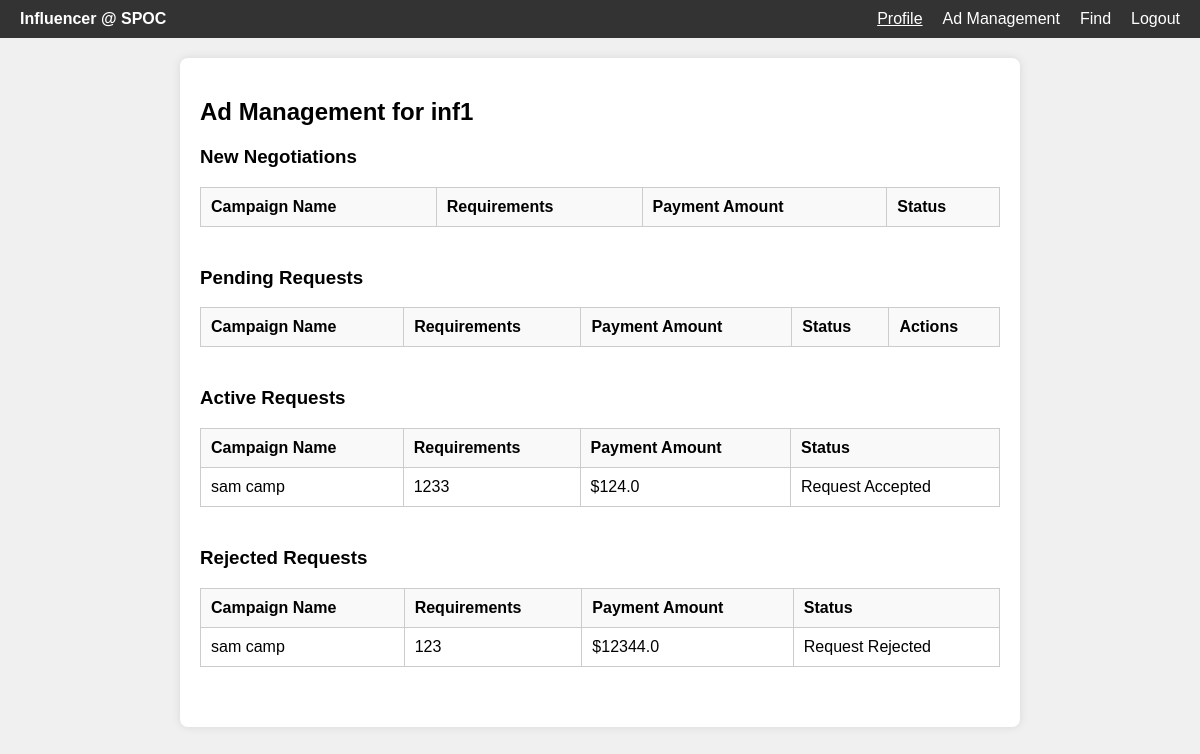
The page /ad_management (signed in) on the database its author committed.
### applications/models.py (models this page shows)
class influencer(db.Model):
    id = db.Column(db.Integer, primary_key=True)
    name = db.Column(db.String(100), nullable=True)
    username = db.Column(db.String(20), unique=True, nullable=False)
    password = db.Column(db.String(100), nullable=False)
    industry = db.Column(db.String(100),nullable = False)
    email = db.Column(db.String(100), unique=True, nullable=False)
    platform = db.Column(db.String(100))
    flagged = db.Column(db.String(10), nullable=False, default="no")
    followers = db.Column(db.Integer, nullable=False)
    ad_requests = db.relationship('adrequest', backref='influencer', lazy=True)

class adrequest(db.Model):
    id = db.Column(db.Integer, primary_key=True)
    campaign_id = db.Column(db.Integer, db.ForeignKey('campaign.id'), nullable=False)
    influencer_id = db.Column(db.Integer, db.ForeignKey('influencer.id'), nullable=False)
    requirements = db.Column(db.String(500), nullable=False)
    flagged = db.Column(db.String(10), nullable=False, default="no")
    payment_amount = db.Column(db.Float, nullable=False)
    status = db.Column(db.String(50), nullable=False, default='Request Sent')

class campaign(db.Model):
    id = db.Column(db.Integer, primary_key=True)
    name = db.Column(db.String(100), nullable=False)
    status = db.Column(db.String(50), nullable=False,default="active")
    category = db.Column(db.String(50), nullable=False)
    budget = db.Column(db.Integer, nullable=False)
    sponsor_id = db.Column(db.Integer, db.ForeignKey('sponsor.id'), nullable=False)
    flagged = db.Column(db.String(10), nullable=False, default="no")
    start_date = db.Column(db.Date, nullable=False)
    end_date = db.Column(db.Date, nullable=True)
    ad_requests = db.relationship('adrequest', backref='campaign', lazy=True)

### applications/routes.py (the view)
@app.route('/ad_management')
def ad_management():
    influencer_id = session.get('user_id')
    if not influencer_id:
        return redirect(url_for('login'))
    inf = influencer.query.get(influencer_id)
    if inf is None:
        return redirect(url_for('login'))
    ad_requests = adrequest.query.filter_by(influencer_id=influencer_id).all()
    new_negotiations = [req for req in ad_requests if req.status == 'Request Negotiated']
    pending_requests = [req for req in ad_requests if req.status == 'Request Sent']
    active_requests = [req for req in ad_requests if req.status == 'Request Accepted']
    rejected_requests = [req for req in ad_requests if req.status == 'Request Rejected']
    return render_template('ad_management.html', influencer=inf, new_negotiations=new_negotiations, pending_requests=pending_requests, active_requests=active_requests, rejected_requests=rejected_requests)

### templates/ad_management.html (shortened to what this page needs)
<!DOCTYPE html>
<html lang="en">
<head>
</head>
<body>
    <nav>
        <div class="left">Influencer @ SPOC</div>
        <ul>
            <li><a href="{{ url_for('inf_home') }}" class="active">Profile</a></li>
            <li><a href="{{ url_for('ad_management') }}">Ad Management</a></li>
            <li><a href="{{ url_for('inf_find') }}">Find</a></li>
            <li><a href="{{ url_for('sp_logout') }}">Logout</a></li>
        </ul>
    </nav>
    <div class="container">
        <h2>Ad Management for {{ influencer.username }}</h2>
        <div class="section">
            <h3>New Negotiations</h3>
            <table>
                <thead>
                    <tr>
                        <th>Campaign Name</th>
                        <th>Requirements</th>
                        <th>Payment Amount</th>
                        <th>Status</th>
                    </tr>
                </thead>
            </table>
        </div>
        <div class="section">
            <h3>Pending Requests</h3>
            <table>
                <thead>
                    <tr>
                        <th>Campaign Name</th>
                        <th>Requirements</th>
                        <th>Payment Amount</th>
                        <th>Status</th>
                        <th>Actions</th>
                    </tr>
                </thead>
            </table>
        </div>
        <div class="section">
            <h3>Active Requests</h3>
            <table>
                <thead>
                    <tr>
                        <th>Campaign Name</th>
                        <th>Requirements</th>
                        <th>Payment Amount</th>
                        <th>Status</th>
                    </tr>
                </thead>
                <tbody>
                    {% for ad_request in active_requests %}
                        <tr>
                            <td>{{ ad_request.campaign.name }}</td>
                            <td>{{ ad_request.requirements }}</td>
                            <td>${{ ad_request.payment_amount }}</td>
                            <td>{{ ad_request.status }}</td>
                        </tr>
                    {% endfor %}
                </tbody>
            </table>
        </div>
        <div class="section">
            <h3>Rejected Requests</h3>
            <table>
                <thead>
                    <tr>
                        <th>Campaign Name</th>
                        <th>Requirements</th>
                        <th>Payment Amount</th>
                        <th>Status</th>
                    </tr>
                </thead>
                <tbody>
                    {% for ad_request in rejected_requests %}
                        <tr>
                            <td>{{ ad_request.campaign.name }}</td>
                            <td>{{ ad_request.requirements }}</td>
                            <td>${{ ad_request.payment_amount }}</td>
                            <td>{{ ad_request.status }}</td>
                        </tr>
                    {% endfor %}
                </tbody>
            </table>
        </div>
    </div>
</body>
</html>

### templates/ad_management.html (style rules this page uses)
nav { display: flex; justify-content: space-between; align-items: center; background-color: #333; color: white; padding: 10px 20px; }
nav .left { font-weight: bold; }
nav ul { list-style-type: none; margin: 0; padding: 0; display: flex; }
nav ul li { margin-left: 20px; }
nav ul li a { color: white; text-decoration: none; }
nav ul li a.active { text-decoration: underline; }
body { font-family: Arial, sans-serif; background-color: #f0f0f0; margin: 0px; padding: 0px; }
.container { background-color: #fff; padding: 20px; border-radius: 8px; box-shadow: 0 0 10px rgba(0, 0, 0, 0.1); max-width: 800px; margin: 20px auto; }
table { width: 100%; border-collapse: collapse; margin-bottom: 20px; }
table, th, td { border: 1px solid #ccc; }
th, td { padding: 10px; text-align: left; }
th { background-color: #f9f9f9; }
.section { margin-bottom: 40px; }
.section h3 { margin-top: 0; }

### rows shown on the page
influencer: username "inf1"
adrequest: campaign.name "sam camp", requirements "1233", payment_amount "124.0", status "Request Accepted"
adrequest: campaign.name "sam camp", requirements "123", payment_amount "12344.0", status "Request Rejected"
